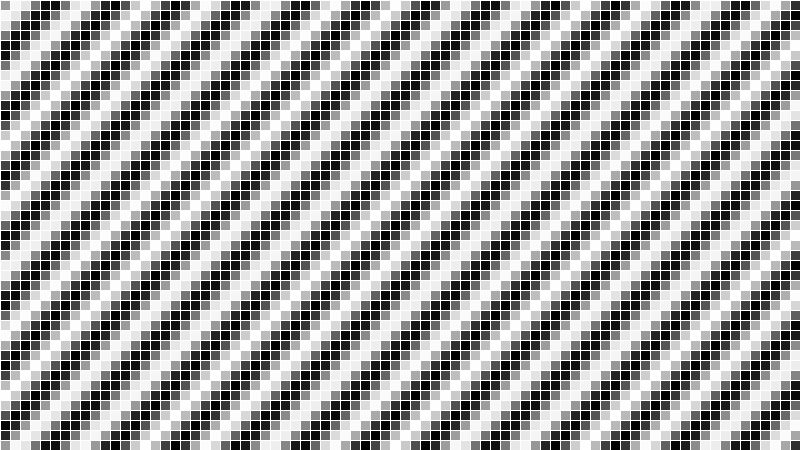
Frame 1 (no input)
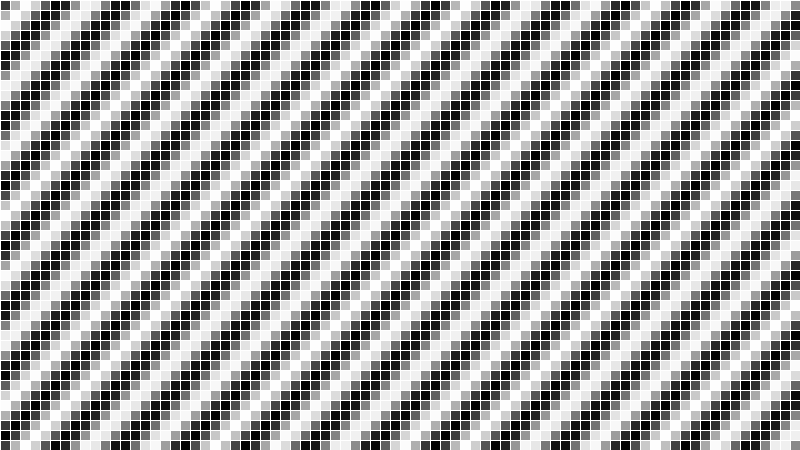
Frame 60 (the mouse pressed at the canvas centre just before this capture)
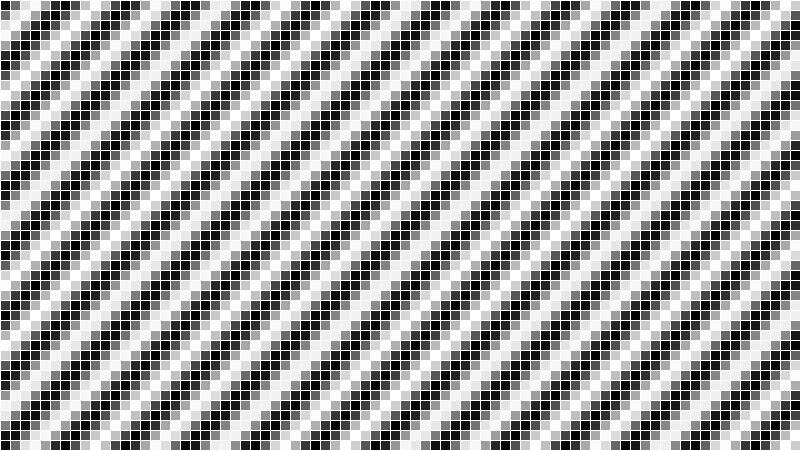
Frame 120 (the mouse held since frame 60 and released just before this capture)

The Processing sketch that drew these frames (run headless with seeded random() and noise(); from frame 60 on, the mouse is pressed at the canvas centre):

// Processing sketch: oscillate
// ── oscillate.pde
Cell[][] grid;

int cols = 80;
int rows = 45;

void setup() {
  size(800, 450);
  grid = new Cell[cols][rows];
  for (int c = 0; c < cols; c++) {
    for (int r = 0; r < rows; r++) {
      grid[c][r] = new Cell(c * 10, r * 10, 10, 10, r + c);
    }
  }
}

void draw() {
  background(0);
  for (int c = 0; c < cols; c++) {
    for (int r = 0; r < rows; r++) {
      grid[c][r].oscillate();
      grid[c][r].display();
    }
  }
}

// ── Cell.pde
class Cell {
  float x;
  float y;
  float w;
  float h;
  
  float angle;
  
  Cell(float x, float y, float w, float h, float angle) {
    this.x = x;
    this.y = y;
    this.w = w;
    this.h = h;
    this.angle = angle;
  }
  
  void oscillate() {
    angle += 0.2; 
  }
  
  void display() {
    stroke(255);
    float bright = map(sin(angle), -1, 1, 0, 255);
    fill(bright);
    rect(x, y, w, h);
  }
}
